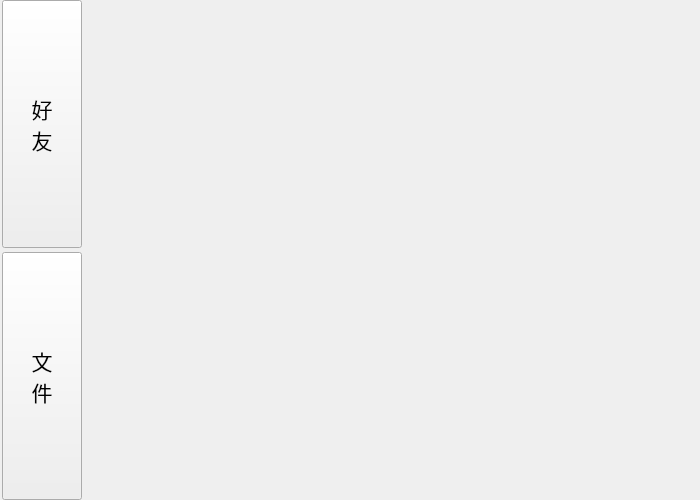
<?xml version="1.0" encoding="UTF-8"?>
<ui version="4.0">
 <class>Index</class>
 <widget class="QWidget" name="Index">
  <property name="geometry">
   <rect>
    <x>0</x>
    <y>0</y>
    <width>700</width>
    <height>500</height>
   </rect>
  </property>
  <property name="windowTitle">
   <string>首页</string>
  </property>
  <property name="windowIcon">
   <iconset resource="images.qrc">
    <normaloff>:/images/shouye.jpg</normaloff>:/images/shouye.jpg</iconset>
  </property>
  <layout class="QGridLayout" name="gridLayout">
   <property name="leftMargin">
    <number>2</number>
   </property>
   <property name="topMargin">
    <number>0</number>
   </property>
   <property name="rightMargin">
    <number>2</number>
   </property>
   <property name="bottomMargin">
    <number>0</number>
   </property>
   <property name="spacing">
    <number>4</number>
   </property>
   <item row="0" column="0">
    <layout class="QVBoxLayout" name="verticalLayout">
     <item>
      <widget class="QPushButton" name="friend_PB">
       <property name="sizePolicy">
        <sizepolicy hsizetype="Minimum" vsizetype="Expanding">
         <horstretch>0</horstretch>
         <verstretch>0</verstretch>
        </sizepolicy>
       </property>
       <property name="maximumSize">
        <size>
         <width>16777215</width>
         <height>16777214</height>
        </size>
       </property>
       <property name="font">
        <font>
         <family>AcadEref</family>
         <pointsize>16</pointsize>
        </font>
       </property>
       <property name="text">
        <string>好
友</string>
       </property>
       <property name="iconSize">
        <size>
         <width>16</width>
         <height>11</height>
        </size>
       </property>
      </widget>
     </item>
     <item>
      <widget class="QPushButton" name="file_PB">
       <property name="sizePolicy">
        <sizepolicy hsizetype="Minimum" vsizetype="Expanding">
         <horstretch>0</horstretch>
         <verstretch>0</verstretch>
        </sizepolicy>
       </property>
       <property name="font">
        <font>
         <family>AcadEref</family>
         <pointsize>16</pointsize>
        </font>
       </property>
       <property name="text">
        <string>文
件</string>
       </property>
       <property name="iconSize">
        <size>
         <width>16</width>
         <height>11</height>
        </size>
       </property>
      </widget>
     </item>
    </layout>
   </item>
   <item row="0" column="1">
    <widget class="QStackedWidget" name="stackedWidget">
     <property name="currentIndex">
      <number>0</number>
     </property>
     <widget class="Friend" name="friendPage"/>
     <widget class="File" name="filePage"/>
    </widget>
   </item>
  </layout>
 </widget>
 <customwidgets>
  <customwidget>
   <class>Friend</class>
   <extends>QWidget</extends>
   <header location="global">friend.h</header>
   <container>1</container>
  </customwidget>
  <customwidget>
   <class>File</class>
   <extends>QWidget</extends>
   <header>file.h</header>
   <container>1</container>
  </customwidget>
 </customwidgets>
 <resources>
  <include location="images.qrc"/>
 </resources>
 <connections/>
</ui>
